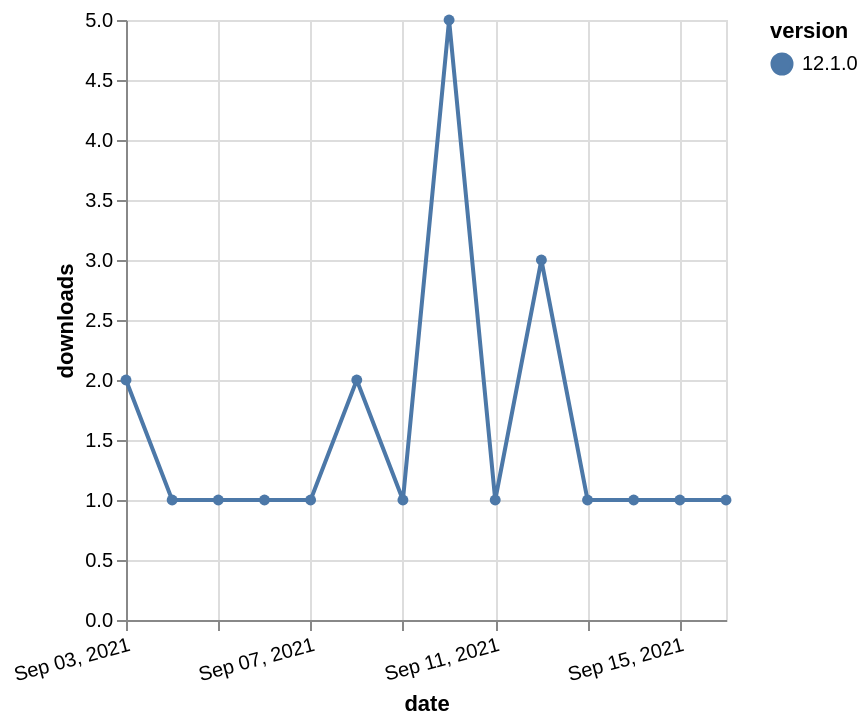

Vega-Lite specification stored for this chart:
### Vega-Lite specification from a JSON file in a GitHub repository (floating-point values rounded to 4 significant figures)
{"$schema": "https://vega.github.io/schema/vega-lite/v5.json", "description": "A simple bar chart with embedded data.", "data": {"values": [{"date": "2021-09-03", "total": 268, "delta": 2, "version": "12.1.0"}, {"date": "2021-09-04", "total": 269, "delta": 1, "version": "12.1.0"}, {"date": "2021-09-05", "total": 270, "delta": 1, "version": "12.1.0"}, {"date": "2021-09-06", "total": 271, "delta": 1, "version": "12.1.0"}, {"date": "2021-09-07", "total": 272, "delta": 1, "version": "12.1.0"}, {"date": "2021-09-08", "total": 274, "delta": 2, "version": "12.1.0"}, {"date": "2021-09-09", "total": 275, "delta": 1, "version": "12.1.0"}, {"date": "2021-09-10", "total": 280, "delta": 5, "version": "12.1.0"}, {"date": "2021-09-11", "total": 281, "delta": 1, "version": "12.1.0"}, {"date": "2021-09-12", "total": 284, "delta": 3, "version": "12.1.0"}, {"date": "2021-09-13", "total": 285, "delta": 1, "version": "12.1.0"}, {"date": "2021-09-14", "total": 286, "delta": 1, "version": "12.1.0"}, {"date": "2021-09-15", "total": 287, "delta": 1, "version": "12.1.0"}, {"date": "2021-09-16", "total": 288, "delta": 1, "version": "12.1.0"}]}, "width": "container", "mark": {"type": "line", "point": {"filled": true}}, "encoding": {"x": {"field": "date", "type": "temporal", "timeUnit": "yearmonthdate", "title": "date", "axis": {"labelAngle": -15}}, "y": {"field": "delta", "type": "quantitative", "title": "downloads"}, "color": {"field": "version", "type": "nominal"}, "tooltip": {"field": "delta"}}}
